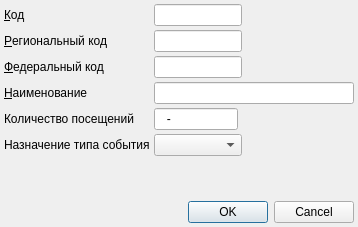
<?xml version="1.0" encoding="UTF-8"?>
<ui version="4.0">
 <class>ItemEditorDialog</class>
 <widget class="QDialog" name="ItemEditorDialog">
  <property name="geometry">
   <rect>
    <x>0</x>
    <y>0</y>
    <width>358</width>
    <height>227</height>
   </rect>
  </property>
  <property name="windowTitle">
   <string>ChangeMe!</string>
  </property>
  <property name="sizeGripEnabled">
   <bool>false</bool>
  </property>
  <layout class="QGridLayout">
   <property name="leftMargin">
    <number>4</number>
   </property>
   <property name="topMargin">
    <number>4</number>
   </property>
   <property name="rightMargin">
    <number>4</number>
   </property>
   <property name="bottomMargin">
    <number>4</number>
   </property>
   <property name="spacing">
    <number>4</number>
   </property>
   <item row="5" column="1">
    <widget class="QLabel" name="lblStrictVisitCount">
     <property name="text">
      <string>Количество посещений</string>
     </property>
    </widget>
   </item>
   <item row="1" column="1">
    <widget class="QLabel" name="lblRegionalCode">
     <property name="text">
      <string>&amp;Региональный код</string>
     </property>
     <property name="buddy">
      <cstring>edtRegionalCode</cstring>
     </property>
    </widget>
   </item>
   <item row="2" column="1">
    <widget class="QLabel" name="lblFederalCode">
     <property name="text">
      <string>&amp;Федеральный код</string>
     </property>
     <property name="buddy">
      <cstring>edtFederalCode</cstring>
     </property>
    </widget>
   </item>
   <item row="2" column="2" colspan="2">
    <widget class="QLineEdit" name="edtFederalCode"/>
   </item>
   <item row="8" column="1" colspan="4">
    <spacer>
     <property name="orientation">
      <enum>Qt::Vertical</enum>
     </property>
     <property name="sizeHint" stdset="0">
      <size>
       <width>307</width>
       <height>16</height>
      </size>
     </property>
    </spacer>
   </item>
   <item row="9" column="1" colspan="4">
    <widget class="QDialogButtonBox" name="buttonBox">
     <property name="orientation">
      <enum>Qt::Horizontal</enum>
     </property>
     <property name="standardButtons">
      <set>QDialogButtonBox::Cancel|QDialogButtonBox::Ok</set>
     </property>
    </widget>
   </item>
   <item row="1" column="4">
    <spacer>
     <property name="orientation">
      <enum>Qt::Horizontal</enum>
     </property>
     <property name="sizeHint" stdset="0">
      <size>
       <width>131</width>
       <height>20</height>
      </size>
     </property>
    </spacer>
   </item>
   <item row="3" column="2" colspan="3">
    <widget class="QLineEdit" name="edtName">
     <property name="maxLength">
      <number>64</number>
     </property>
    </widget>
   </item>
   <item row="0" column="1">
    <widget class="QLabel" name="lblCode">
     <property name="text">
      <string>&amp;Код</string>
     </property>
     <property name="buddy">
      <cstring>edtCode</cstring>
     </property>
    </widget>
   </item>
   <item row="0" column="4">
    <spacer>
     <property name="orientation">
      <enum>Qt::Horizontal</enum>
     </property>
     <property name="sizeHint" stdset="0">
      <size>
       <width>131</width>
       <height>20</height>
      </size>
     </property>
    </spacer>
   </item>
   <item row="0" column="2" colspan="2">
    <widget class="QLineEdit" name="edtCode">
     <property name="maxLength">
      <number>8</number>
     </property>
    </widget>
   </item>
   <item row="2" column="4">
    <spacer name="horizontalSpacer">
     <property name="orientation">
      <enum>Qt::Horizontal</enum>
     </property>
     <property name="sizeHint" stdset="0">
      <size>
       <width>40</width>
       <height>20</height>
      </size>
     </property>
    </spacer>
   </item>
   <item row="6" column="2" colspan="2">
    <widget class="CRBComboBox" name="cmbPurpose"/>
   </item>
   <item row="6" column="1">
    <widget class="QLabel" name="label">
     <property name="text">
      <string>Назначение типа события</string>
     </property>
    </widget>
   </item>
   <item row="3" column="1">
    <widget class="QLabel" name="lblName">
     <property name="text">
      <string>&amp;Наименование</string>
     </property>
     <property name="buddy">
      <cstring>edtName</cstring>
     </property>
    </widget>
   </item>
   <item row="1" column="2" colspan="2">
    <widget class="QLineEdit" name="edtRegionalCode">
     <property name="maxLength">
      <number>8</number>
     </property>
    </widget>
   </item>
   <item row="5" column="2">
    <widget class="QLineEdit" name="edtVisitCount">
     <property name="inputMask">
      <string>000-000</string>
     </property>
     <property name="text">
      <string>-</string>
     </property>
    </widget>
   </item>
  </layout>
 </widget>
 <customwidgets>
  <customwidget>
   <class>CRBComboBox</class>
   <extends>QComboBox</extends>
   <header>library/crbcombobox.h</header>
  </customwidget>
 </customwidgets>
 <tabstops>
  <tabstop>edtCode</tabstop>
  <tabstop>edtRegionalCode</tabstop>
  <tabstop>edtFederalCode</tabstop>
  <tabstop>edtName</tabstop>
  <tabstop>cmbPurpose</tabstop>
  <tabstop>buttonBox</tabstop>
 </tabstops>
 <resources/>
 <connections>
  <connection>
   <sender>buttonBox</sender>
   <signal>accepted()</signal>
   <receiver>ItemEditorDialog</receiver>
   <slot>accept()</slot>
   <hints>
    <hint type="sourcelabel">
     <x>158</x>
     <y>125</y>
    </hint>
    <hint type="destinationlabel">
     <x>117</x>
     <y>106</y>
    </hint>
   </hints>
  </connection>
  <connection>
   <sender>buttonBox</sender>
   <signal>rejected()</signal>
   <receiver>ItemEditorDialog</receiver>
   <slot>reject()</slot>
   <hints>
    <hint type="sourcelabel">
     <x>238</x>
     <y>125</y>
    </hint>
    <hint type="destinationlabel">
     <x>247</x>
     <y>107</y>
    </hint>
   </hints>
  </connection>
 </connections>
</ui>
